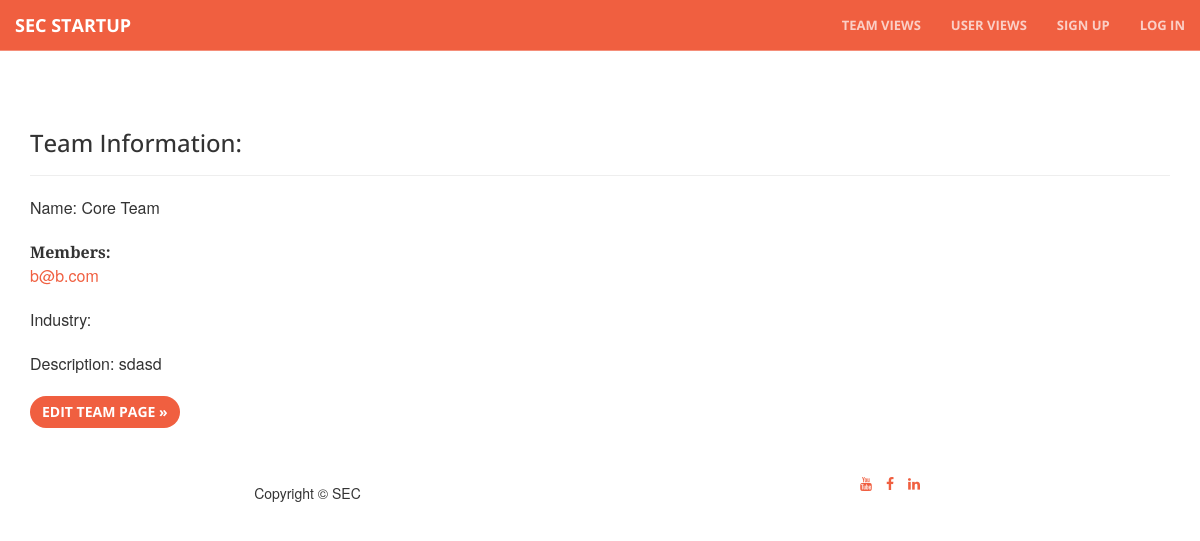
/team/1/detail/, run on an earlier commit of the app's database.
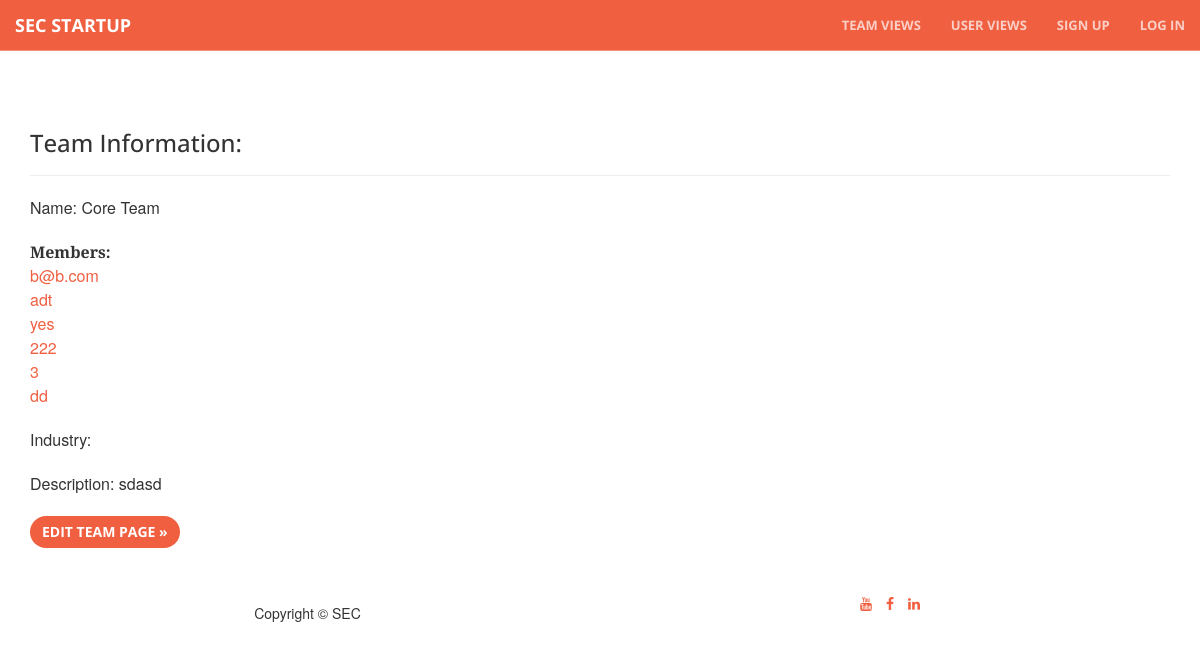
And on a later commit of the database.
### core/models.py (models this page shows, shortened)
class Team(models.Model):
    title = models.CharField(max_length=300) # Team Name
    project_status = models.IntegerField(choices=TEAM_STATUS, null=True, blank=True)
    description = models.TextField(null=True, blank=True)
    created_at = models.DateTimeField(auto_now_add=True)
    image_file = models.ImageField(upload_to=upload_to_location, null=True, blank=True)
    def get_users(self):
        return self.profile_set.all()

class Profile(models.Model):
    members = models.ForeignKey(Team, null=True, blank=True)
    user = models.OneToOneField(User)
    name = models.CharField(max_length=100)
    email = models.EmailField(max_length=254)
    company = models.CharField(max_length=100, blank= True)
    skills = models.CharField(max_length=100, blank= True)
    industry = models.IntegerField(choices=INDUSTRY, null=True, blank=True)
    description = models.TextField(null=True, blank=True)
    created_at = models.DateTimeField(auto_now_add=True)
    image_file = models.ImageField(upload_to=upload_to_location, null=True, blank=True)

### core/views.py (the view)
# urls.py: url(r'team/(?P<pk>\d+)/detail/$', coreviews.TeamDetailView.as_view(), name='team_list'),
class TeamDetailView(DetailView):
    model = coremodels.Team
    template_name = 'team/detail.html'
    context_object_name = 'team'

### templates/team/detail.html (shortened to what this page needs)
{% extends "base/theme.html" %}
	{% block main_content %}
	<div class="row main-content">
 		<div class="col-md-2"></div>
	    <div class="container">
	      <div class="page-header">
	        <h3>Team Information:</h3>
	      </div>
	      <p>Name: {{ team.title}}</p>
            {% if team.get_users %}<p>
              <b>Members:
              </b>
              {% for profile in team.get_users %}
              <br>
                <a href="/profile/{{ profile.id }}/detail">{{ profile.user.username }}</a>
             {% endfor %}
            {% endif %}
            <p>Industry: </p>
            <p>Description: {% if team.description %}
              {{ team.description }}
            {% else %} ----
              {% endif %}</p>
	      </div>
	    </div>
	    <div class="container">
		    <p><a type="button" href="{% url 'team_update' pk=team.id %}" class="btn btn-primary">Edit Team Page &raquo;</a></p>
	    </div>
{% endblock %}

### templates/base/theme.html (shortened to what this page needs)
{% extends "base/index.html" %}
{% block main_content %}
	{% block navigation %}
		 <li>
		 	<a class="page-scroll" href="/team/">Team Views</a>
		 </li>
		 <li>
		 	<a class="page-scroll" href="/profile/">User Views</a>
		 </li>
		 {% if user.is_authenticated %}
		 		{% if user.profile.members %}
			 	<li>
			 		<a class="page-scroll" href="/team/{{user.profile.members.id}}/update">Edit Team Profile</a>
			 	</li>
			 	{% else %}
			 	<li>
			 		<a class="page-scroll" href="/team/create/">Create Team Profile</a>
			 	</li>
			 	{% endif %}
			 	<li>
			 		<a class="page-scroll" href="/logout/">Sign out</a>
			 	</li>
			 {% else %}
			 	<li>
			 		<a class="page-scroll" href="/signup/">Sign Up</a>
			 	</li>
			 	<li>
			 		<a class="page-scroll" href="/login/">Log In</a>
			 	</li>
		 {% endif %}
	{% endblock %}
{% endblock %}

### templates/base/index.html (shortened to what this page needs)
<!DOCTYPE html>
<html lang="en">
{% load staticfiles %}
<head>
    <link href="{% static "css/bootstrap.min.css" %}" rel="stylesheet">
    <link rel="stylesheet" href="{% static "font-awesome/css/font-awesome.min.css" %}" type="text/css">
    <link rel="stylesheet" href="{% static "css/animate.min.css" %}" type="text/css">
    <link rel="stylesheet" href=" {%static "css/creative.css" %}" type="text/css">
</head>
<body id="page-top">
    <nav id="mainNav" class="navbar navbar-default navbar-fixed-top">
        <div class="container-fluid">
            <div class="navbar-header">
                <a class="navbar-brand page-scroll" href="/">SEC Startup</a>
            </div>
            <div class="collapse navbar-collapse" id="bs-example-navbar-collapse-1">
                <ul class="nav navbar-nav navbar-right">
                    {% block navigation %}{% endblock %}
                </ul>
            </div>
        </div>
    </nav>
    {% block main_content %}{% endblock %}
    <footer>
        <div class="container">
            {% block pagination %}
            <div class="row">
                <div class="col-md-6">
                    <span class="copyright">Copyright &copy; SEC</span>
                </div>
                <div class="col-md-6">
                    <ul class="list-inline social-buttons">
                        <li><a href="https://www.youtube.com/user/seattlestartup"><i class="fa fa-youtube"></i></a>
                        </li>
                        <li><a href="https://www.facebook.com/seattlestartup"><i class="fa fa-facebook"></i></a>
                        </li>
                        <li><a href="https://www.linkedin.com/company/seattle-entrepreneurship-club?trk=prof-following-company-logo"><i class="fa fa-linkedin"></i></a>
                        </li>
                    </ul>
                </div>
            </div>
             {% endblock %}
        </div>
    </footer>
</body>
</html>

### static/css/creative.css (style rules this page uses)
html, body { width: 100%; height: 100%; }
body { font-family: Merriweather,'Helvetica Neue',Arial,sans-serif; }
a { color: #f05f40; -webkit-transition: all .35s; -moz-transition: all .35s; transition: all .35s; }
h1, h2, h3, h4, h5, h6 { font-family: 'Open Sans','Helvetica Neue',Arial,sans-serif; }
p { margin-bottom: 20px; font-size: 16px; line-height: 1.5; }
.main-content { padding-top: 90px; }
footer { padding: 25px 0; text-align: center; }
footer span.copyright { text-transform: uppercase; text-transform: none; font-family: Montserrat,"Helvetica Neue",Helvetica,Arial,sans-serif; line-height: 40px; }
.navbar-default { border-color: rgba(34,34,34,.05); font-family: 'Open Sans','Helvetica Neue',Arial,sans-serif; background-color: #f05f40; -webkit-transition: all .35s; -moz-transition: all .35s; transition: all .35s; }
.navbar-default .navbar-header .navbar-brand { text-transform: uppercase; font-family: 'Open Sans','Helvetica Neue',Arial,sans-serif; font-weight: 700; color: #fff; }
.navbar-default .nav > li>a, .navbar-default .nav>li>a:focus { text-transform: uppercase; font-size: 13px; font-weight: 700; color: #fff; }
@media (min-width:768px) { .navbar-default { border-color: rgba(255,255,255,.3); background-color: #f05f40; } }
@media (min-width:768px) { .navbar-default .navbar-header .navbar-brand { color: rgba(255,255,255,.7); } }
@media (min-width:768px) { .navbar-default .nav > li>a, .navbar-default .nav>li>a:focus { color: rgba(255,255,255,.7); } }
.btn-primary { border-color: #f05f40; color: #fff; background-color: #f05f40; -webkit-transition: all .35s; -moz-transition: all .35s; transition: all .35s; }
.btn { border: 0; border-radius: 300px; text-transform: uppercase; font-family: 'Open Sans','Helvetica Neue',Arial,sans-serif; font-weight: 700; }
body { webkit-tap-highlight-color: #222; }

What changed in the data, as far as the page shows it:
added Profile: user.username "adt"
added Profile: user.username "yes"
added Profile: user.username "222"
added Profile: user.username "3"
added Profile: user.username "dd"
